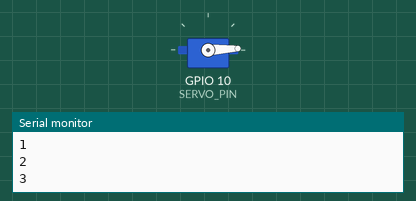
This sketch was run on a simulated Seeed XIAO ESP32-C3. Parts: servo, the last lines printed to the serial monitor.

Above: at 0.05 s.
At 1.3 s:
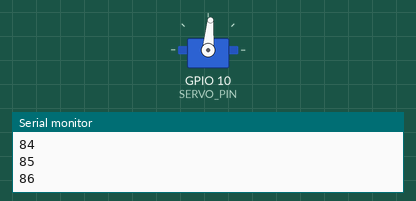
At 2.6 s:
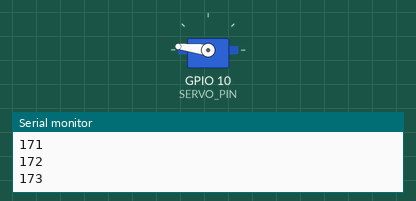
At 5.2 s:
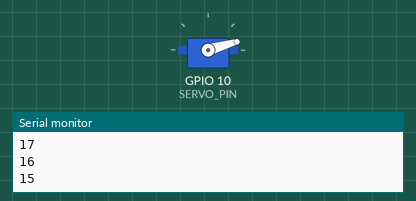
Timing chart, 0 to 8.4 s (numbered marks = the images above):
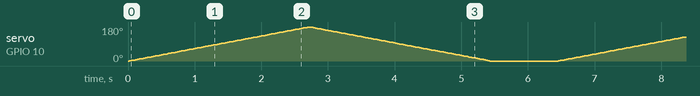

The sketch:

xiao_esp32c3_d10_servo_sweep.ino
```cpp
#include <ESP32Servo.h>

/*
  XIAO ESP32C3 + A0090 simple sweep using D10.
*/

const int SERVO_PIN = D10;
const int SERVO_MIN_US = 500;
const int SERVO_MAX_US = 2400;
const int STEP_DELAY_MS = 15;

Servo a0090;

void setup() {
  Serial.begin(115200);
  a0090.setPeriodHertz(50);
  a0090.attach(SERVO_PIN, SERVO_MIN_US, SERVO_MAX_US);
}

void loop() {
  for (int pos = 0; pos <= 180; pos++) {
    a0090.write(pos);
    Serial.println(pos);
    delay(STEP_DELAY_MS);
  }

  for (int pos = 180; pos >= 0; pos--) {
    a0090.write(pos);
    Serial.println(pos);
    delay(STEP_DELAY_MS);
  }

  delay(1000);
}
```
